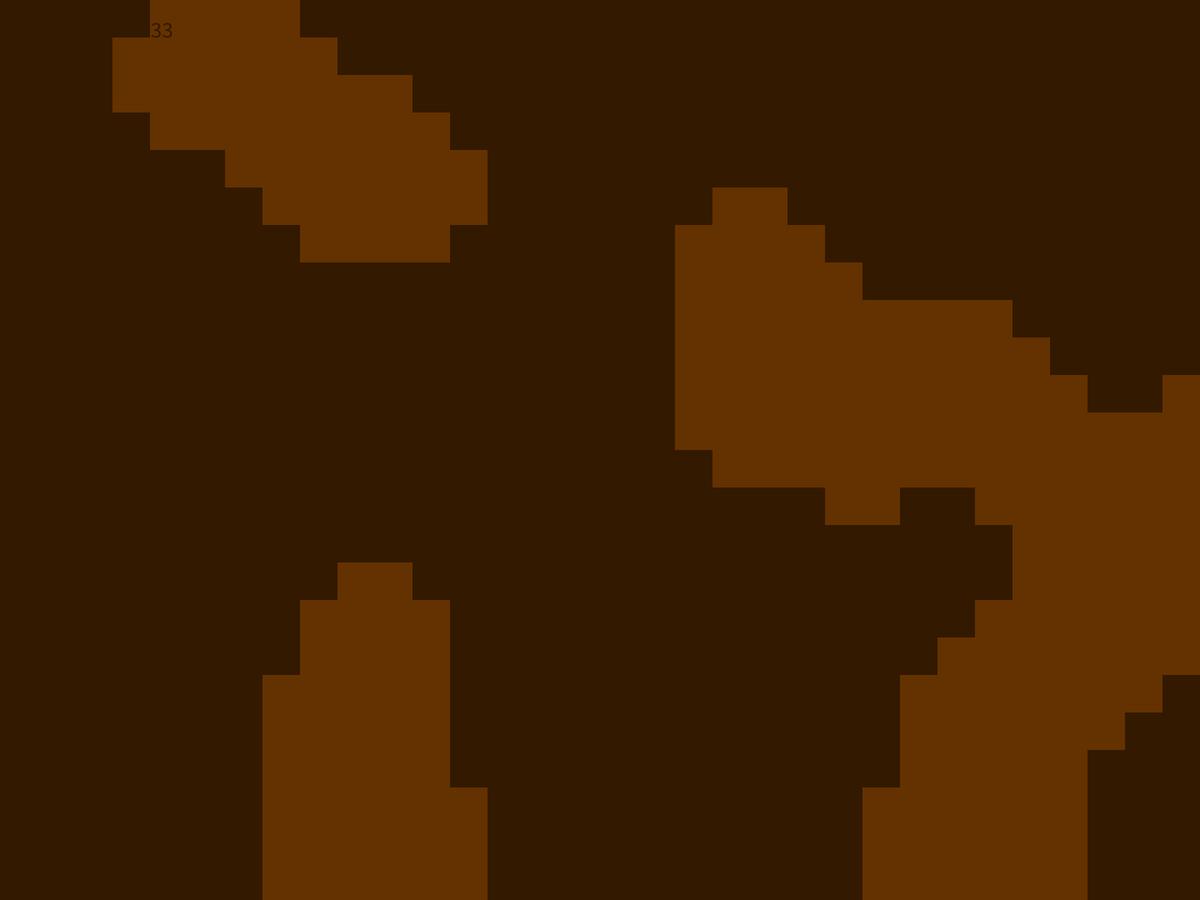
Frame 1 (no input)
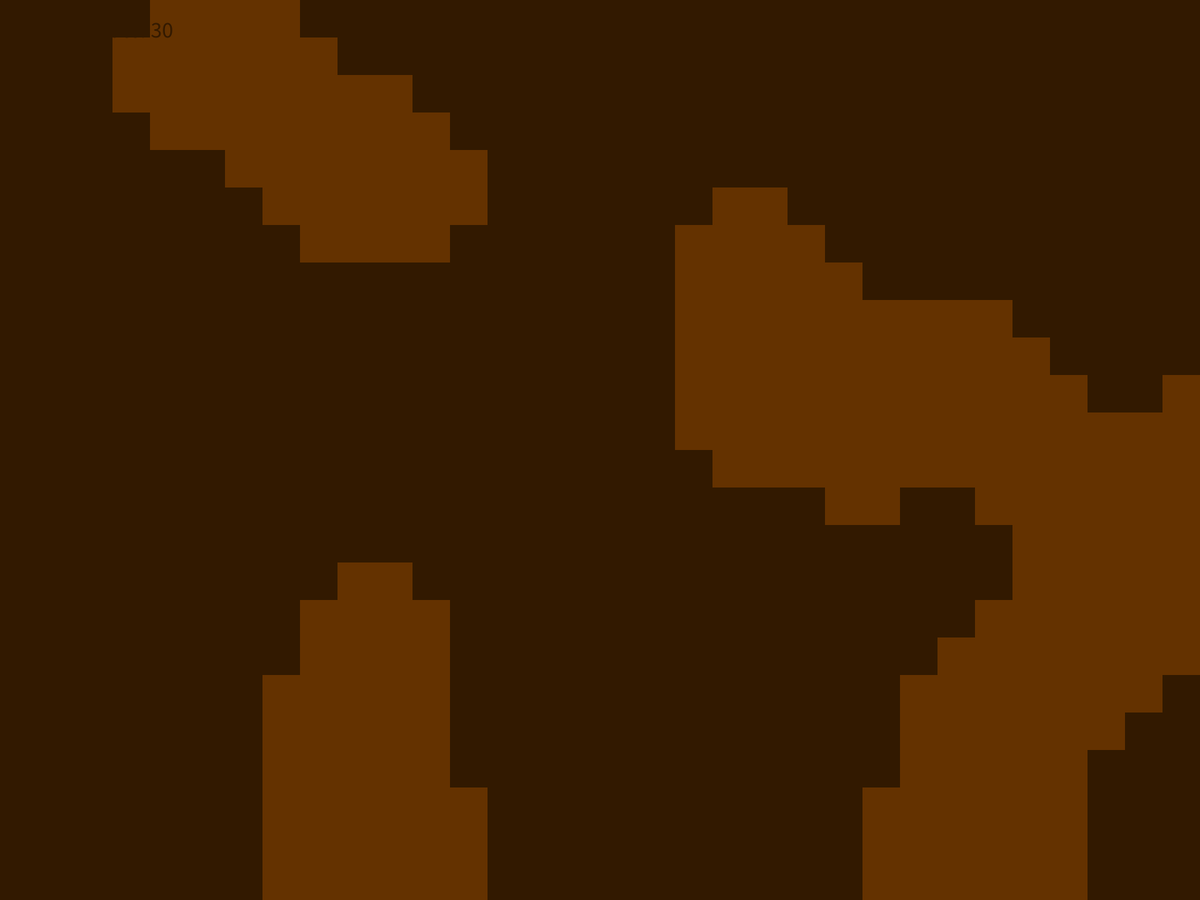
Frame 60 (the mouse pressed at the canvas centre just before this capture)
Frame 120 (the mouse held since frame 60 and released just before this capture): identical to frame 1, image omitted

The Processing sketch that drew these frames (run headless with seeded random() and noise(); from frame 60 on, the mouse is pressed at the canvas centre):

// Processing sketch: FlowSim
// ── FlowSim.pde
//Created by Boueny Folefack
//TODO: Interconnect full cave network
//TODO: Arrival Function

float scale;
float xPan;
float yPan;
float truMouseX;
float truMouseY;
int gridScale, gridWidth, gridHeight;
Grid griddle;
boolean showRadii;
ArrayList<Agent> agents;
PVector[][] flowField;

void setup () {
  fullScreen();
  gridScale = 50;
  gridWidth = 200;
  gridHeight= 200;
  griddle = new Grid(0, 0, gridWidth, gridHeight);
  xPan = width/2;
  yPan = height/2;
  scale = 1;
  agents = new ArrayList<Agent>();
  noiseDetail(1);
  int x = int(random(2147483647));
  println(x);
  noiseSeed(x);
  noStroke();
}

void draw() {
  truMouseX = (mouseX + xPan - width/2)/scale;
  truMouseY = (mouseY + yPan - height/2)/scale;
  
  background(255);
  pushMatrix();
  translate(-xPan, -yPan);
  translate(width/2, height/2);
  scale(scale);
  background(150);
  
  
  griddle.update();
  griddle.display();
  ArrayList<PVector> dodge = griddle.getDodgeVectors();
  ArrayList<PVector> allies = new ArrayList<PVector>();
  flowField = griddle.getField();
  
  for(Agent a : agents){
      allies.add(a.pos);
  }
  
  for(Agent a : agents){
      a.update(dodge, allies);
  }
  for(Agent a : agents){
      a.display();
  }
  
  if(keyPressed && key == 'q'){
    agents.add(new Agent(truMouseX, truMouseY, 15, .2));
  }
  
  popMatrix();
  textSize(30);
  text("FrameRate: " + int(frameRate), 50, 50);
}

void mouseDragged () {
  xPan += (pmouseX - mouseX);
  yPan += (pmouseY - mouseY);
}

void mouseWheel (MouseEvent event) {
  float scaleAmt = 1 + (.1 * event.getCount());

  scale *= scaleAmt;
  xPan *= scaleAmt;
  yPan *= scaleAmt;
}

void mousePressed () {
  if (mouseButton == 37) {
    griddle.newTarget();
  }
}
  
void keyPressed() {
  if(key == 'r'){
    showRadii = !showRadii;
  }
}

// ── Agent.pde
class Agent {
  PVector pos, vel, acc, steer;
  float maxSpeed, maxForce, r;
  boolean arrived, dead;
  int index, senseDist;

  Agent (float _px, float _py, float _ms, float _mf) {
    pos = new PVector(_px, _py);
    vel = new PVector(0, 0);
    acc = new PVector(0, 0);
    maxSpeed = _ms;
    maxForce = _mf;
    r = 6;
    arrived = false;
    index = int(random(100000));
    if(maxSpeed < 0){
       maxSpeed = 0; 
    }
  }

  void think(ArrayList<PVector> dodge, ArrayList<PVector> allies) {
    PVector dod = separate(dodge, gridScale);
    PVector sep = separate(allies, 40);
    PVector phys = separate(allies, 25);
    PVector grdSpace = getGridspace();
    PVector tile = flowField[int(grdSpace.y)][int(grdSpace.x)];
    PVector edge = dodgeEdges();
    PVector align = matchVel(agents, 250);
    PVector sum = new PVector(0, 0);
    dod.normalize();
    sep.normalize();
    tile.normalize();
    phys.normalize();
    edge.normalize();
    tile.normalize();
    align.normalize();
    align.mult(tile.mag());
    dod.mult(25);
    sep.mult(12);
    tile.mult(6);
    phys.mult(50);
    edge.mult(100);
    align.mult(7);
    sum.add(dod);
    sum.add(sep);
    sum.add(tile);
    sum.add(phys);
    sum.add(edge);
    sum.add(align);
    sum.setMag(maxSpeed);
    addForce(sum);
  }

  void update(ArrayList<PVector> dodge, ArrayList<PVector> allies) {
    
    think(dodge, allies);
    
    vel.add(acc);
    vel.limit(maxSpeed);
    pos.add(vel);
    vel.mult(.9);
    acc.set(0, 0);
    
  }
  
  PVector getGridspace() {
    int x, y;
    x = int(pos.x/gridScale);
    y = int(pos.y/gridScale);
    if(x < 0){
     x = 0; 
    } else if (x > gridWidth - 1){
      x = gridWidth - 1;
    }
    if(y < 0){
     y = 0; 
    } else if (y > gridHeight - 1){
      y = gridHeight - 1;
    }
    return new PVector(x, y);
  }

  void display() {
    /*
    float theta = vel.heading() + PI/2;
     fill(127);
     stroke(0);
     strokeWeight(1);
     pushMatrix();
     translate(pos.x, pos.y);
     rotate(theta);
     beginShape();
     vertex(0, -r*2);
     vertex(-r, r*2);
     vertex(r, r*2);
     endShape(CLOSE);
     popMatrix();
     */
    ellipseMode(CENTER);

    fill(255, 0, 255);
    ellipse(pos.x, pos.y, 15, 15);
    fill(0);
    //stroke(0);
    
  }

  PVector dodgeEdges() {
    PVector dodge = new PVector(0, 0);

    if (pos.x < 40) {
      dodge.add(new PVector(1, 0));
    } else if (pos.x > gridWidth * gridScale - 20) {
      dodge.add(new PVector(-1, 0));
    }

    if (pos.y < 40) {
      dodge.add(new PVector(0, 1));
    } else if (pos.y > gridHeight * gridScale - 20) {
      dodge.add(new PVector(0, -1));
    }

    return dodge;
  }
  
  PVector matchVel(ArrayList<Agent> agents, int senseDist){
    PVector totalVel = new PVector(0, 0);
    int count = 0;
    for(Agent a: agents){
      float d = PVector.dist(pos, a.pos);
      if(d > 0 && d < senseDist){
        totalVel.add(PVector.div(a.vel, d));
        count++;
      }
      if(count > 0){
        totalVel.div(count);
      }
      totalVel.normalize();
    }
    return totalVel;
  }
  
  /*
  PVector seekNearest(ArrayList<Leaf> leaves) {
    float dist = 9999;
    Leaf munched = new Leaf(-1, -1);
    PVector nearest = new PVector(-1, -1);
    for (Leaf l : leaves) {
      if (PVector.dist(pos, l.pos) < senseDist) {
        if (PVector.dist(pos, l.pos) < 20) {
          munched = l;
          energy += 500;
        } else if (PVector.dist(pos, l.pos) <= dist ) {
          dist = PVector.dist(pos, l.pos);
          nearest = l.pos;
        }
      }
    }
    if (munched.pos.x > -1) {
      leaves.remove(munched);
      leafPop--;
    }
    if (nearest.x == -1) {
      return new PVector(0, 0);
    }

    PVector desired = PVector.sub(nearest, pos);

    PVector steer = PVector.sub(desired, vel);
    steer.normalize();
    return steer;
  }
  */
  
  /*
  PVector seek(PVector t) {
    PVector desired = PVector.sub(t, pos);

    float d = desired.mag();


    if (d < 100) {
      float m =  map(d, 0, 100, 0, maxSpeed);
      desired.setMag(m);
    }

    PVector steer = PVector.sub(desired, vel);
    steer.normalize();
    return steer;
  }
  */

  /*
  PVector evade(PVector t) {

    PVector desired = PVector.sub(t, pos);
    desired.mult(-1);
    flee = desired;

    PVector steer = PVector.sub(desired, vel);
    steer.normalize();
    return steer;
  }
  */

  PVector separate (ArrayList<PVector> vectors, float minSep) {
    float desiredseparation = minSep;
    PVector sum = new PVector();
    int count = 0;

    for (PVector v : vectors) {
      float d = PVector.dist(pos, v);
      if ((d > 0) && (d < desiredseparation)) {
        PVector diff = PVector.sub(pos, v);
        diff.normalize();
        diff.div(d);
        sum.add(diff);
        count++;
      }
    }
    
    PVector steer = new PVector(0, 0);
    // Average -- divide by how many
    if (count > 0) {
      // Our desired vector is moving away maximum speed
      sum.setMag(maxSpeed);
      steer = PVector.sub(sum, vel);
      steer.limit(maxForce);
    }
    return steer;
  }
  
  /*
  PVector seek(float _t1, float _t2) {
    PVector target = new PVector(_t1, _t2);
    return seek(target);
  }

  PVector evade(float _t1, float _t2) {
    PVector target = new PVector(_t1, _t2);
    return evade(target);
  }
  */

  void addForce(PVector force) {
    // I could add mass here if I want A = F / M
    acc.add(force);
  }
}

// ── Cell.pde
class Cell {
  float noise;
  PVector gridPos, vector;
  int borders, cost;
  String type;
  boolean impassable, target;
  int leastIndex;
  Cell[][] cells;



  Cell(int x_, int y_, float n_) {
    gridPos = new PVector(x_, y_);
    noise = n_;
    impassable = false;
    target = false;
    vector = new PVector(0, 0);
    if (noise > .65 || noise < .35) {
      impassable = true;
    }
  }

  //****************************************************************************************************

  Cell() {
    gridPos = new PVector(-1, -1);
    cost = 65535;
    impassable = true;
    target = false;
    //vector = new PVector(0, 0);
  }

  //***************************************************************************************************

  boolean mouseInside() {
    /*
    boolean ifx = false;
    boolean ify = false;
    if (truMouseX > gridPos.x * gridScale && truMouseX < gridPos.x * gridScale + gridScale) {
      ifx = true;
    }
    if (truMouseY > gridPos.y * gridScale && truMouseY < gridPos.y * gridScale + gridScale) {
      ify = true;
    }
    return ifx && ify;
    */
    return false;
  }

  //****************************************************************************************************

  void display() {
    PVector maus = getMouseGridspace();
    //println(gridPos); 
    //if (mouseInside()) {
    //  println(vector);
    //}

    if (impassable /* || cost > 65534*/) {
      fill(50, 25, 0);
    } else if (target) {
      fill(200, 0, 255);
    } else if (type == "open") {
      fill(0, 255, 0);
    } else if (type == "closed") {
      fill(150, 75, 0);
    } else {
      fill(100, 50, 0);
    }
    rect(gridPos.x * gridScale, gridPos.y * gridScale, gridScale, gridScale);
    //fill(255);
    //textSize(10);
    //if (cost < 65535) {
    //  text(cost, gridPos.x * gridScale + 10, gridPos.y * gridScale + 10);
    //} else {
    //  text("MAX", gridPos.x * gridScale + 10, gridPos.y * gridScale + 10);
    //}
    //fill(0);
    //rect(gridPos.x * gridScale + gridScale/2 - 1, gridPos.y * gridScale + gridScale/2 - 1, 2, 2);
    //if (leastIndex != 8) {
    //  line(gridPos.x * gridScale + gridScale/2, gridPos.y * gridScale + gridScale/2, gridPos.x * gridScale + gridScale/2 + vector.x * 25, gridPos.y * gridScale + gridScale/2 + vector.y * 25);
    //}
  }

  //****************************************************************************************************

  PVector getMouseGridspace() {
    int x, y;
    x = int(truMouseX/gridScale);
    y = int(truMouseY/gridScale);
    return new PVector(x, y);
  }

  //**************************************************************************************************

  void setArray(Cell[][] c_) {
    cells = c_;
  }

  //*************************************************************************************************

  boolean exists(int y, int x, Cell[][] cells) {
    boolean ifx, ify;
    ifx = true;
    ify = true;

    if (x < 0) {
      if (x + gridPos.x < 0) {
        ifx = false;
      }
    }
    if (x > 0) {
      if (x + gridPos.x > cells[0].length - 1) {
        ifx = false;
      }
    }

    if (y < 0) {
      if (y + gridPos.y < 0) {
        ify = false;
      }
    }
    if (y > 0) {
      if (y + gridPos.y > cells.length - 1) {
        ify = false;
      }
    }

    return ifx && ify;
  }

  //***************************************************************************************************************************

  void updateNeighbors(Cell[][] cells) {


    if (exists(1, 0, cells)) {
      if (!cells[int(gridPos.y) + 1][int(gridPos.x)].impassable && (cost + 1) < cells[int(gridPos.y) + 1][int(gridPos.x)].cost) {
        cells[int(gridPos.y) + 1][int(gridPos.x)].cost = cost + 1;
        cells[int(gridPos.y) + 1][int(gridPos.x)].type = "open";
      }
    }

    if (exists(-1, 0, cells)) {
      if (!cells[int(gridPos.y) - 1][int(gridPos.x)].impassable && (cost + 1) < cells[int(gridPos.y) - 1][int(gridPos.x)].cost) {
        cells[int(gridPos.y) - 1][int(gridPos.x)].cost = cost + 1;
        cells[int(gridPos.y) - 1][int(gridPos.x)].type = "open";
      }
    }

    if (exists(0, 1, cells)) {
      if (!cells[int(gridPos.y)][int(gridPos.x) + 1].impassable && (cost + 1) < cells[int(gridPos.y)][int(gridPos.x) + 1].cost) {
        cells[int(gridPos.y)][int(gridPos.x) + 1].cost = cost + 1;
        cells[int(gridPos.y)][int(gridPos.x) + 1].type = "open";
      }
    }

    if (exists(0, -1, cells)) {
      if (!cells[int(gridPos.y)][int(gridPos.x) - 1].impassable && (cost + 1) < cells[int(gridPos.y)][int(gridPos.x) - 1].cost) {
        cells[int(gridPos.y)][int(gridPos.x) - 1].cost = cost + 1;
        cells[int(gridPos.y)][int(gridPos.x) - 1].type = "open";
      }
    }
    /*
    if (exists(1, 1, cells)) {
     if (!cells[int(gridPos.y) + 1][int(gridPos.x) + 1].impassable && (cost + 1) < cells[int(gridPos.y) + 1][int(gridPos.x) + 1].cost) {
     cells[int(gridPos.y) + 1][int(gridPos.x) + 1].cost = cost + 1;
     cells[int(gridPos.y) + 1][int(gridPos.x) + 1].type = "open";
     }
     }
     
     if (exists(-1, 1, cells)) {
     if (!cells[int(gridPos.y) - 1][int(gridPos.x) + 1].impassable && (cost + 1) < cells[int(gridPos.y) - 1][int(gridPos.x) + 1].cost) {
     cells[int(gridPos.y) - 1][int(gridPos.x) + 1].cost = cost + 1;
     cells[int(gridPos.y) - 1][int(gridPos.x) + 1].type = "open";
     }
     }
     
     if (exists(1, -1, cells)) {
     if (!cells[int(gridPos.y) + 1][int(gridPos.x) - 1].impassable && (cost + 1) < cells[int(gridPos.y) + 1][int(gridPos.x) - 1].cost) {
     cells[int(gridPos.y) + 1][int(gridPos.x) - 1].cost = cost + 1;
     cells[int(gridPos.y) + 1][int(gridPos.x) - 1].type = "open";
     }
     }
     
     if (exists(-1, -1, cells)) {
     if (!cells[int(gridPos.y) - 1][int(gridPos.x) - 1].impassable && (cost + 1) < cells[int(gridPos.y) - 1][int(gridPos.x) - 1].cost) {
     cells[int(gridPos.y) - 1][int(gridPos.x) - 1].cost = cost + 1;
     cells[int(gridPos.y) - 1][int(gridPos.x) - 1].type = "open";
     }
     }
     */

    type = "closed";
  }

  //***************************************************************************************************************************
  void getVector() {
    Cell[] ops = new Cell[8];
    for (int i = 0; i < 8; i++) {
      ops[i] = new Cell();
    }
    if (exists(1, 0, cells)) {
      //if (cells[int(gridPos.y) + 1][int(gridPos.x)].type == "closed") {
      ops[0] = (cells[int(gridPos.y) + 1][int(gridPos.x)]);
      //}
    } else {
      ops[0] = new Cell();
    }

    if (exists(-1, 0, cells)) {
      //if (cells[int(gridPos.y) - 1][int(gridPos.x)].type == "closed") {
      ops[1] = (cells[int(gridPos.y) - 1][int(gridPos.x)]);
      //}
    } else {
      ops[1] = new Cell();
    }

    if (exists(0, 1, cells)) {
      //if (cells[int(gridPos.y)][int(gridPos.x) + 1].type == "closed") {
      ops[2] = (cells[int(gridPos.y)][int(gridPos.x) + 1]);
      //}
    } else {
      ops[2] = new Cell();
    }

    if (exists(0, -1, cells)) {
      //if (cells[int(gridPos.y)][int(gridPos.x) - 1].type == "closed") {
      ops[3] = (cells[int(gridPos.y)][int(gridPos.x) - 1]);
      // }
    } else {
      ops[3] = new Cell();
    }

    if (exists(1, 1, cells)) {
      //if (cells[int(gridPos.y) + 1][int(gridPos.x) + 1].type == "closed") {
      ops[4] = (cells[int(gridPos.y) + 1][int(gridPos.x) + 1]);
      //}
    } else {
      ops[4] = new Cell();
    }

    if (exists(-1, 1, cells)) {
      //if (cells[int(gridPos.y) - 1][int(gridPos.x) + 1].type == "closed") {
      ops[5] = (cells[int(gridPos.y) - 1][int(gridPos.x) + 1]);
      //}
    } else {
      ops[5] = new Cell();
    }

    if (exists(1, -1, cells)) {
      //if (cells[int(gridPos.y) + 1][int(gridPos.x) - 1].type == "closed") {
      ops[6] = (cells[int(gridPos.y) + 1][int(gridPos.x) - 1]);
      //}
    } else {
      ops[6] = new Cell();
    }

    if (exists(-1, -1, cells)) {
      //if (cells[int(gridPos.y) - 1][int(gridPos.x) - 1].type == "closed") {
      ops[7] = (cells[int(gridPos.y) - 1][int(gridPos.x) - 1]);
      //}
    } else {
      ops[7] = new Cell();
    }
    Cell least = new Cell();
    least.cost = 65536;
    leastIndex = 8;
    for (int i = 0; i < 8; i++) {
      if (ops[i].cost < least.cost && ops[i].cost != cost && !target) {
        least = ops[i];
        leastIndex = i;
      }
    }
    if (mouseInside()) {
      println( leastIndex );
    }


    if (target) {
      leastIndex = 8;
    }
    if (leastIndex == 0) {
      vector = new PVector(0, 1);
    } else if (leastIndex == 1) {
      vector = new PVector(0, -1);
    } else if (leastIndex == 2) {
      vector = new PVector(1, 0);
    } else if (leastIndex == 3) {
      vector = new PVector(-1, 0);
    } else if (leastIndex == 4) {
      vector = new PVector(1, 1);
    } else if (leastIndex == 5) {
      vector = new PVector(1, -1);
    } else if (leastIndex == 6) {
      vector = new PVector(-1, 1);
    } else if (leastIndex == 7) {
      vector = new PVector(-1, -1);
    } else {
      vector = new PVector(0, 0);
    }

    //vector = PVector.sub(least.gridPos, gridPos);
    vector.normalize();
  }

  //***************************************************************************************************************************

  void smoothEdges() {
    borders = 0;
    if (exists(1, 0, cells)) {
      if (cells[int(gridPos.y) + 1][int(gridPos.x)].impassable) {
        borders ++;
      }
    } else {
        borders ++; 
    }

    if (exists(-1, 0, cells)) {
      if (cells[int(gridPos.y) - 1][int(gridPos.x)].impassable) {
        borders ++;
      }
    } else {
        borders ++; 
    }

    if (exists(0, 1, cells)) {
      if (cells[int(gridPos.y)][int(gridPos.x) + 1].impassable) {
        borders ++;
      }
    } else {
        borders ++; 
    }

    if (exists(0, -1, cells)) {
      if (cells[int(gridPos.y)][int(gridPos.x) - 1].impassable) {
        borders ++;
      }
    } else {
        borders ++; 
    } 

    if (exists(1, 1, cells)) {
      if (cells[int(gridPos.y) + 1][int(gridPos.x) + 1].impassable) {
        borders ++;
      }
    } else {
        borders ++; 
    } 

    if (exists(-1, 1, cells)) {
      if (cells[int(gridPos.y) - 1][int(gridPos.x) + 1].impassable) {
        borders ++;
      }
    } else {
        borders ++; 
    }

    if (exists(1, -1, cells)) {
      if (cells[int(gridPos.y) + 1][int(gridPos.x) - 1].impassable) {
        borders ++;
      }
    } else {
        borders ++; 
    }

    if (exists(-1, -1, cells)) {
      if (cells[int(gridPos.y) - 1][int(gridPos.x) - 1].impassable) {
        borders ++;
      }
    } else {
        borders ++; 
    }
    if(borders < 3){
      impassable = false;
      clearTarget();
      cost = 0;
    }
    if(borders > 4){
      impassable = true;
      clearTarget();
      cost = 0;
    }
  }
  
  //***************************************************************************************************************************
  
  void nipBuds() {
    borders = 0;
    if (exists(1, 0, cells)) {
      if (cells[int(gridPos.y) + 1][int(gridPos.x)].impassable) {
        borders ++;
      }
    } else {
        borders ++; 
    }

    if (exists(-1, 0, cells)) {
      if (cells[int(gridPos.y) - 1][int(gridPos.x)].impassable) {
        borders ++;
      }
    } else {
        borders ++; 
    }

    if (exists(0, 1, cells)) {
      if (cells[int(gridPos.y)][int(gridPos.x) + 1].impassable) {
        borders ++;
      }
    } else {
        borders ++; 
    }

    if (exists(0, -1, cells)) {
      if (cells[int(gridPos.y)][int(gridPos.x) - 1].impassable) {
        borders ++;
      }
    } else {
        borders ++; 
    } 

    if (exists(1, 1, cells)) {
      if (cells[int(gridPos.y) + 1][int(gridPos.x) + 1].impassable) {
        borders ++;
      }
    } else {
        borders ++; 
    } 

    if (exists(-1, 1, cells)) {
      if (cells[int(gridPos.y) - 1][int(gridPos.x) + 1].impassable) {
        borders ++;
      }
    } else {
        borders ++; 
    }

    if (exists(1, -1, cells)) {
      if (cells[int(gridPos.y) + 1][int(gridPos.x) - 1].impassable) {
        borders ++;
      }
    } else {
        borders ++; 
    }

    if (exists(-1, -1, cells)) {
      if (cells[int(gridPos.y) - 1][int(gridPos.x) - 1].impassable) {
        borders ++;
      }
    } else {
        borders ++; 
    }
    if(borders < 4){
      impassable = false;
      clearTarget();
      cost = 0;
    }
  }

  //***************************************************************************************************************************

  void clearTarget() {
    target = false;
    type = "";
    cost = 65535;
  }
  
  //***************************************************************************************************************************
  
  void showRadius() {
    
    if(showRadii && impassable){
       fill(255, 0, 0, 50);
       ellipse(gridPos.x * gridScale + gridScale/2, gridPos.y * gridScale + gridScale/2, gridScale * sqrt(2) + 5, gridScale * sqrt(2) + 5);
    }
    
  }
  
}

// ── Grid.pde
class Grid {
  Cell[][] Cells;
  int gridWidth, gridHeight;
  float xPos, yPos;



  Grid(float x_, float y_, int gw_, int gh_) {
    
    Cells = new Cell[gh_][gw_];
    gridWidth = gw_;
    gridHeight = gh_;
    xPos = x_;
    yPos = y_;
    for (int i = 0; i < gridHeight; i++) {
      Cell[] tempCells = new Cell[gridWidth];
      for (int j = 0; j < gridWidth; j++) {
        /*
        tempCells[j] = new Cell(j, i, noise(i * .07, j * .07));
         */
        if (noise(i * .2, j * .2) <= .45) {
          tempCells[j] = new Cell(j, i, 1);
        } else {
          tempCells[j] = new Cell(j, i, .5);
        }
      }
      Cells[i] = tempCells;
    }
    for (int i = 0; i < gridHeight; i++) {
      for (int j = 0; j < gridWidth; j++) {   
        Cells[i][j].setArray(Cells);
      }
    }

    for (int i = 0; i < 100; i++) {
      smoothImpassables();
    }
    for (int i = 0; i < 15; i++) {
      nipBuds();
    }
  }

  //*******************************************************************************************************

  PVector getMouseGridspace() {
    int x, y;
    x = int(truMouseX/gridScale);
    y = int(truMouseY/gridScale);
    return new PVector(x, y);
  }

  //*******************************************************************************************************

  void display() {
    for (int i = 0; i < gridWidth; i++) {
      line(xPos + gridScale * i, yPos, xPos + gridScale * i, yPos + gridHeight * gridScale);
    }

    for (int i = 0; i < gridHeight; i++) {
      line(xPos, yPos + gridScale * i, xPos + gridWidth * gridScale, yPos + gridScale * i);
    }

    for (int i = 0; i < gridHeight; i++) {
      for (int j = 0; j < gridWidth; j++) {   
        Cells[i][j].display();
      }
    }
    
    for (int i = 0; i < gridHeight; i++) {
      for (int j = 0; j < gridWidth; j++) {   
        Cells[i][j].showRadius();
      }
    }
  }

  //*******************************************************************************************************

  void smoothImpassables() {
    for (int i = 0; i < gridHeight; i++) {
      for (int j = 0; j < gridWidth; j++) {
        //if (Cells[i][j].impassable) {
        Cells[i][j].smoothEdges();
        //}
      }
    }
  }

  //*******************************************************************************************************

  void nipBuds(){
    for (int i = 0; i < gridHeight; i++) {
      for (int j = 0; j < gridWidth; j++) {
        Cells[i][j].nipBuds();
      }
    }
  }

  //*******************************************************************************************************
  
  void newTarget() {
    PVector maus = getMouseGridspace();
    if (maus.x < 0) {
      maus.x = 0;
    } else if (maus.x > gridWidth - 1) {
      maus.x = gridWidth - 1;
    }
    if (maus.y < 0) {
      maus.y = 0;
    } else if (maus.y > gridWidth - 1) {
      maus.y = gridWidth - 1;
    }
    if (!Cells[int(maus.y)][int(maus.x)].impassable) {

      for (int i = 0; i < gridHeight; i++) {
        for (int j = 0; j < gridWidth; j++) {   
          Cells[i][j].clearTarget();
        }
      }

      Cells[int(maus.y)][int(maus.x)].target = true;
      Cells[int(maus.y)][int(maus.x)].type = "open";
      Cells[int(maus.y)][int(maus.x)].cost = 0;
      Cells[int(maus.y)][int(maus.x)].updateNeighbors(Cells);

      for (int i = 0; i < ((gridWidth + gridHeight)/2) * 2; i++) {
        update();
      }
    }
  }

  //*******************************************************************************************************

  void update() {
    
    for (int i = 0; i < gridHeight; i++) {
      for (int j = 0; j < gridWidth; j++) {   
        if (Cells[i][j].type == "open") {
          Cells[i][j].updateNeighbors(Cells);
        }
      }
    }

    for (int i = 0; i < gridHeight; i++) {
      for (int j = 0; j < gridWidth; j++) {   
        if (!Cells[i][j].impassable) {
          Cells[i][j].getVector();
        }
      }
    }
    
  }
  
  //*******************************************************************************************************
  
  ArrayList<PVector> getDodgeVectors(){
    ArrayList<PVector> e = new ArrayList<PVector>();
    for (int i = 0; i < gridHeight; i++) {
      for (int j = 0; j < gridWidth; j++) {   
        if (Cells[i][j].impassable) {
          e.add(new PVector(Cells[i][j].gridPos.x * gridScale + gridScale/2, Cells[i][j].gridPos.y * gridScale + gridScale/2));
        }
      }
    }
    
    return e;
  }
  
  //*******************************************************************************************************
  
  PVector[][] getField(){
    PVector[][] field = new PVector[gridHeight][gridWidth];
    for (int i = 0; i < gridHeight; i++) {
      for (int j = 0; j < gridWidth; j++) {   
        field[i][j] = Cells[i][j].vector;
      }
    }
    return field;
  }
  
}
